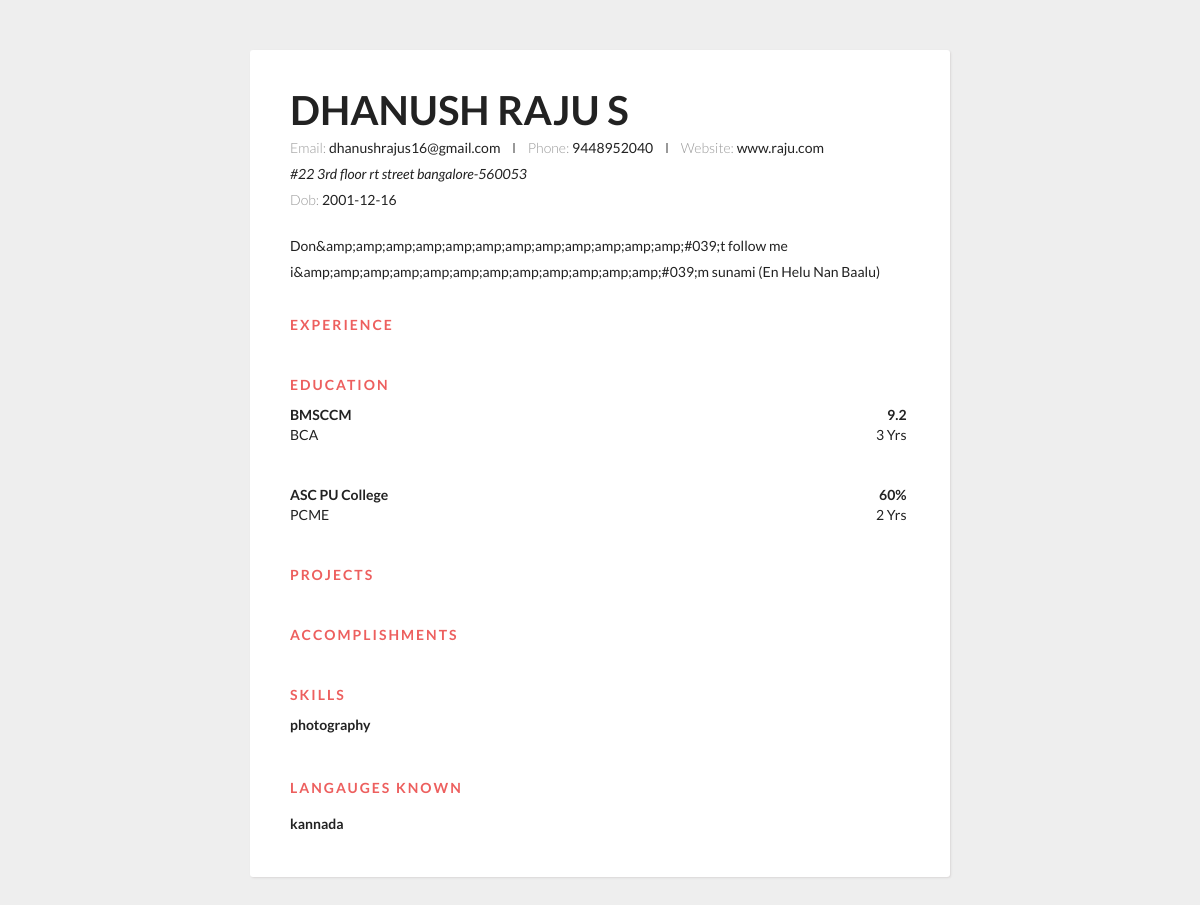
/college/resume.php?id=1, run on the app's committed database.
### tables this page shows
CREATE TABLE `students` (
  `id` int(11) NOT NULL,
  `name` text NOT NULL,
  `profile_photo` text NOT NULL,
  `email_id` text NOT NULL,
  `contact_number` text NOT NULL,
  `password` text NOT NULL,
  `college_id` int(11) NOT NULL,
  `dob` date NOT NULL,
  `bio` text NOT NULL,
  `address` text NOT NULL,
  `website` text NOT NULL,
  `skills` text NOT NULL,
  `languages` text NOT NULL,
  `status` tinyint(1) NOT NULL DEFAULT 1,
  `created_at` datetime NOT NULL DEFAULT current_timestamp()
);

CREATE TABLE `educations` (
  `id` int(11) NOT NULL,
  `student_id` int(11) NOT NULL,
  `college_name` text NOT NULL,
  `course` text NOT NULL,
  `duration` text NOT NULL,
  `score` text NOT NULL,
  `status` tinyint(1) NOT NULL DEFAULT 1,
  `created_at` datetime NOT NULL DEFAULT current_timestamp()
);

### includes/data.php (called while the page is built, shortened)
<?php
function qSELECT($query, $object = NULL)
{
	global $link;
	$result = mysqli_query($link, $query);
	$return = [];
	if ($result) {
		$num = mysqli_num_rows($result);
		for ($i = 0; $i < $num; $i++) {
			if (!is_null($object)) {
				$row = mysqli_fetch_object($result, MYSQLI_ASSOC);
			} else {
				$row = mysqli_fetch_array($result, MYSQLI_ASSOC);
			}
			$return[$i] = $row;
		}
	}
	return $return;
}
function getById($table, $id)
{
	$query = "SELECT * FROM " . $table . " WHERE id=" . $id . " ";
	$result = qSELECT($query);
	if ($result) return $result[0];
	else return $result;
}
function getWhere($table, $where)
{
	$query = "SELECT * FROM " . $table . " WHERE " . $where;
	$result = qSELECT($query);
	return $result;
}

### college/resume.php (the view, shortened to what this page needs)
<?php
include("../includes/connect.php");
include("../includes/data.php");
$student = getById("students", $_GET["id"]);
$education = getWhere("educations", 'student_id=' . $_GET["id"]);
?>
<!DOCTYPE html>
<html lang="en">
<head>
  <link rel="stylesheet" href="../css/resume-style.css">
</head>
<div class="container">
  <div id="section-to-print">
    <div class="header">
      <div class="full-name">
        <span class="first-name" style="line-height: 1;"><?php echo $student["name"]; ?></span>
      </div>
      <div class="contact-info">
        <span class="email">Email: </span>
        <span class="email-val"><?php echo $student["email_id"]; ?></span>
        <span class="separator"></span>
        <span class="phone">Phone: </span>
        <span class="phone-val"><?php echo $student["contact_number"]; ?></span>
        <span class="separator"></span>
        <span class="phone">Website: </span>
        <span class="phone-val"><?php echo $student["website"]; ?></span>
        <address> <?php echo $student["address"]; ?></address>
        <span class="email">Dob: </span>
        <span class="email-val"><?php echo $student["dob"]; ?></span>
      </div>
      <div class="about">
        <span class="desc">
          <?php echo $student["bio"]; ?> </span>
      </div>
    </div>
    <div class="details">
      <div class="section">
        <div class="section__title">Experience</div>
      </div>
      <div class="section">
        <div class="section__title">Education</div>
        <div class="section__list">
        <?php
          for ($i = 0; $i < sizeof($education); $i++) {
            $item = $education[$i];
            echo '<div class="section__list-item">
                    <div class="left">
                      <div class="name">' . $item["college_name"] . '</div>
                      <div class="addr">' . $item["course"] . '</div>
                      </div>
                      <div class="right">
                      <div class="name">' . $item["score"] . '</div>
                      <div class="duration">' . $item["duration"] . '</div>
                    </div>
                  </div>';
          }
          ?>
        </div>
      </div>
      <div class="section">
        <div class="section__title">Projects</div>
      </div>
      <div class="section">
        <div class="section__title">Accomplishments</div>
      </div>
      <div class="section">
        <div class="section__title">Skills</div>
        <div class="skills">
          <div class="skills__item">
            <div class="left">
              <div class="name">
                <?php echo $student["skills"]; ?>
              </div>
            </div>
          </div>
        </div>
        <div class="skills__item">
        </div>
      </div>
    </div>
    <div class="section">
      <div class="section__title">Langauges Known</div>
      <div class="section__list">
        <div class="section__list-item">
          <div class="name"><?php echo $student["languages"]; ?></div>
        </div>
      </div>
    </div>
  </div>
</div>
</html>

### css/resume-style.css (style rules this page uses)
* { margin: 0; padding: 0; box-sizing: border-box; }
html { height: 100%; }
.container { max-width: 700px; background: #fff; margin: 0px auto 0px; box-shadow: 1px 1px 2px #DAD7D7; border-radius: 3px; padding: 40px; margin-top: 50px; }
.header { margin-bottom: 30px; }
.full-name { font-size: 40px; text-transform: uppercase; margin-bottom: 5px; }
.first-name { font-weight: 700; }
.contact-info { margin-bottom: 20px; }
.email , .phone { color: #999; font-weight: 300; }
.separator { height: 10px; display: inline-block; border-left: 2px solid #999; margin: 0px 10px; }
.details { line-height: 20px; }
.section { margin-bottom: 40px; }
.section:last-of-type { margin-bottom: 0px; }
.section__title { letter-spacing: 2px; color: #ed5f5e; font-weight: bold; margin-bottom: 10px; text-transform: uppercase; }
.section__list-item { margin-bottom: 40px; }
.section__list-item:last-of-type { margin-bottom: 0; }
.left , .right { vertical-align: top; display: inline-block; }
.left { width: 60%; }
.right { text-align: right; width: 39%; }
.name { font-weight: bold; }
.skills__item { margin-bottom: 10px; }

### data on the page
students: name "DHANUSH RAJU S", email "dhanushrajus16@gmail.com", contact_number "9448952040", website "www.raju.com", address "#22 3rd floor rt street bangalore-560053", dob "2001-12-16", bio "Don&amp;amp;amp;amp;amp;amp;amp;amp;amp;amp;amp;amp;#039;t follow me i&amp;amp;amp;amp;amp;amp;amp;amp;amp;amp;amp;amp;#039;m sunami (En Helu Nan Baalu)", skills "photography", languages "kannada"
educations: college_name "BMSCCM", course "BCA", score "9.2", duration "3 Yrs"
educations: college_name "ASC PU College", course "PCME", score "60%", duration "2 Yrs"
